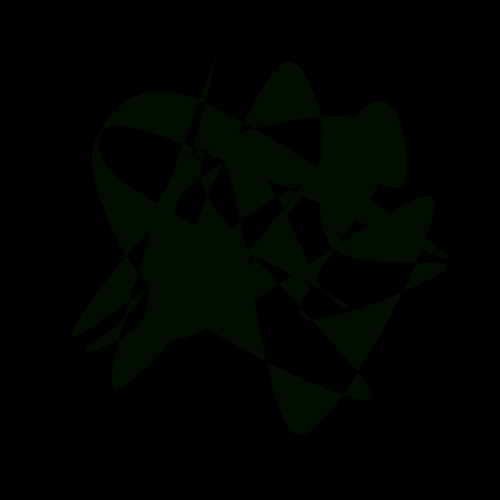
Frame 1 (no input)
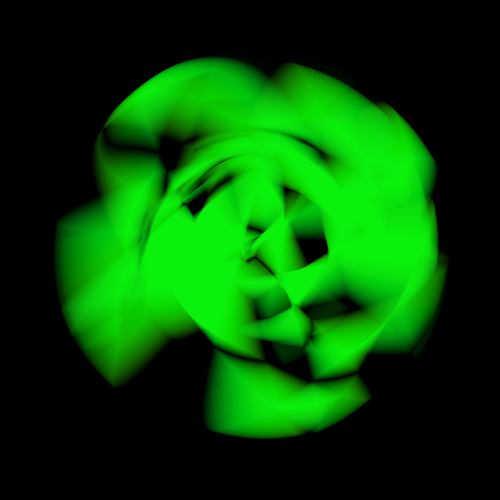
Frame 60 (the mouse pressed at the canvas centre just before this capture)
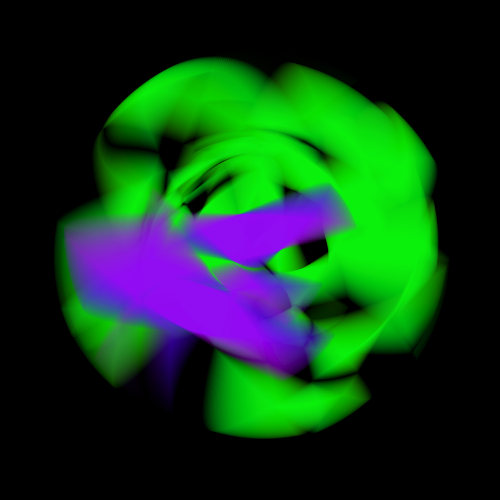
Frame 120 (the mouse held since frame 60 and released just before this capture)

The Processing sketch that drew these frames (run headless with seeded random() and noise(); from frame 60 on, the mouse is pressed at the canvas centre):

// Processing sketch: processing_1430
// ── processing_1430.pde


/** 
 * Color Vortex
 * by Algirdas Rascius.
 *  
 * Click for a new vortex.
 */ 

static final int MAX_COUNT = 50;

int count;
Oscillator[] points = new Oscillator[MAX_COUNT];
Oscillator[] radiuses = new Oscillator[MAX_COUNT];
Oscillator hueSpeed;
float hueValue;

void setup() {
  size(500, 500);
  noStroke();
  smooth();
  colorMode(HSB, TWO_PI, 1, 1, 1);
  initialize();
}

void draw() {
  hueValue = (hueValue + hueSpeed.getValue()) % TWO_PI;
  fill(color(hueValue, 1, 1, 0.05));
  beginShape();
    for (int i=0; i<count+3; i++) {
      float x = points[i%count].getScaledX(radiuses[i%count].getValue());
      float y = points[i%count].getScaledY(radiuses[i%count].getValue());
      curveVertex(x, y); 
  }
  endShape();
}

void initialize() {
  background(0);
  count = (int)random(3, MAX_COUNT);
  for (int i=0; i<count; i++) {
    points[i] = new Oscillator(0.5*width, 0.4*width, random(0.005, 0.015));
    radiuses[i] = new Oscillator(0.7, 0.3, random(0.001, 0.005));
  }
  float speed = random(0.01, 0.02);
  hueSpeed = new Oscillator(speed, speed*0.7, random(0.003, 0.006));
  hueValue = random(TWO_PI);
}

void mousePressed() {
  initialize();
}

void keyPressed() {
  initialize();
}

class Oscillator {
  float average;
  float amplitude;
  float frequency;
  float phase;
  
  Oscillator(float average, float amplitude, float frequency) {
    this.average = average;
    this.amplitude = amplitude;
    this.frequency = frequency;
    this.phase = random(TWO_PI);
  }

  float getValue() {
    return amplitude*sin(frequency*frameCount + phase) + average;
  }  
  
  float getScaledX(float scaleFactor) {
    return amplitude*scaleFactor*sin(frequency*frameCount + phase) + average;
  }

  
  float getScaledY(float scaleFactor) {
    return -amplitude*scaleFactor*cos(frequency*frameCount + phase) + average;
  }
  
}
